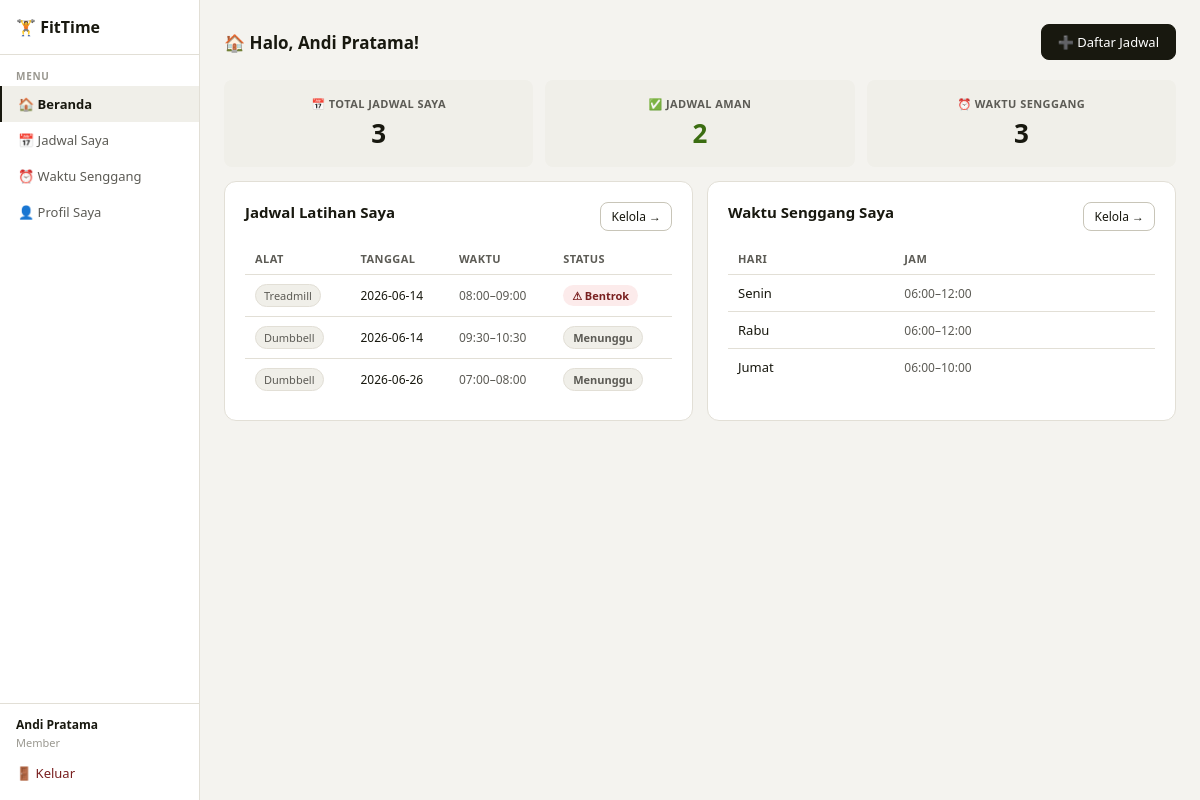
/dashboard (signed in), run on the app's committed database.
### tables this page shows
CREATE TABLE users (
            id INTEGER PRIMARY KEY AUTOINCREMENT,
            username TEXT UNIQUE NOT NULL,
            password TEXT NOT NULL,
            role TEXT NOT NULL DEFAULT 'member',  -- 'admin' or 'member'
            nama_lengkap TEXT,
            email TEXT,
            no_hp TEXT,
            tanggal_lahir TEXT,
            jenis_kelamin TEXT,
            berat_badan REAL,
            tinggi_badan REAL,
            tujuan_latihan TEXT,
            created_at TEXT DEFAULT (datetime('now','localtime'))
        );

CREATE TABLE jadwal (
            id INTEGER PRIMARY KEY AUTOINCREMENT,
            user_id INTEGER NOT NULL,
            alat_id INTEGER NOT NULL,
            tanggal TEXT NOT NULL,
            jam_mulai TEXT NOT NULL,
            jam_selesai TEXT NOT NULL,
            catatan TEXT,
            status TEXT DEFAULT 'pending',  -- pending, approved, rejected, clash
            created_at TEXT DEFAULT (datetime('now','localtime')),
            FOREIGN KEY (user_id) REFERENCES users(id),
            FOREIGN KEY (alat_id) REFERENCES alat_gym(id)
        );

CREATE TABLE alat_gym (
            id INTEGER PRIMARY KEY AUTOINCREMENT,
            nama TEXT UNIQUE NOT NULL,
            deskripsi TEXT,
            kapasitas INTEGER DEFAULT 1,
            aktif INTEGER DEFAULT 1
        );

CREATE TABLE waktu_senggang (
            id INTEGER PRIMARY KEY AUTOINCREMENT,
            user_id INTEGER NOT NULL,
            hari TEXT NOT NULL,
            jam_mulai TEXT NOT NULL,
            jam_selesai TEXT NOT NULL,
            FOREIGN KEY (user_id) REFERENCES users(id)
        );

### app.py (the view)
@app.route('/dashboard')
@login_required()
def dashboard():
    today = date.today().isoformat()
    with get_db() as db:
        if session['role']=='admin':
            total_member = db.execute("SELECT COUNT(*) FROM users WHERE role='member'").fetchone()[0]
            total_alat = db.execute("SELECT COUNT(*) FROM alat_gym WHERE aktif=1").fetchone()[0]
            jadwal_hari_ini = db.execute('''
                SELECT j.*,u.nama_lengkap as nama,a.nama as alat_nama
                FROM jadwal j JOIN users u ON j.user_id=u.id JOIN alat_gym a ON j.alat_id=a.id
                WHERE j.tanggal=? ORDER BY j.jam_mulai
            ''',(today,)).fetchall()
            clashes = detect_clashes_for_date(db, today)
            total_clash = len(clashes)
            return render_template('dashboard_admin.html',
                total_member=total_member, total_alat=total_alat,
                jadwal_hari_ini=jadwal_hari_ini, total_clash=total_clash,
                clashes=clashes, today=today)
        else:
            my_jadwal = db.execute('''
                SELECT j.*,a.nama as alat_nama
                FROM jadwal j JOIN alat_gym a ON j.alat_id=a.id
                WHERE j.user_id=? ORDER BY j.tanggal,j.jam_mulai
            ''',(session['user_id'],)).fetchall()
            clashes = detect_clashes_for_date(db, today)
            ws = db.execute('SELECT * FROM waktu_senggang WHERE user_id=? ORDER BY id',(session['user_id'],)).fetchall()
            return render_template('dashboard_member.html',
                my_jadwal=my_jadwal, clashes=clashes, ws=ws, today=today)

### app.py (called while the page is built)
def get_db():
    conn = sqlite3.connect(DB)
    conn.row_factory = sqlite3.Row
    return conn

def to_min(t):
    h,m = map(int,t.split(':'))
    return h*60+m

def detect_clashes_for_date(db, tanggal):
    rows = db.execute('''
        SELECT j.id, j.jam_mulai, j.jam_selesai, j.alat_id, u.nama_lengkap as nama
        FROM jadwal j JOIN users u ON j.user_id=u.id
        WHERE j.tanggal=? ORDER BY j.alat_id, j.jam_mulai
    ''', (tanggal,)).fetchall()
    clashes = set()
    for i in range(len(rows)):
        for k in range(i+1,len(rows)):
            a,b = rows[i],rows[k]
            if a['alat_id']!=b['alat_id']: continue
            if to_min(a['jam_mulai'])<to_min(b['jam_selesai']) and to_min(b['jam_mulai'])<to_min(a['jam_selesai']):
                clashes.add(a['id']); clashes.add(b['id'])
    return clashes

def login_required(role=None):
    from functools import wraps
    def decorator(f):
        @wraps(f)
        def wrapped(*args,**kwargs):
            if 'user_id' not in session:
                flash('Silakan login terlebih dahulu.','warning')
                return redirect(url_for('login'))
            if role and session.get('role') != role:
                flash('Akses ditolak.','danger')
                return redirect(url_for('dashboard'))
            return f(*args,**kwargs)
        return wrapped
    return decorator

### templates/dashboard_member.html (shortened to what this page needs)
{% extends 'base.html' %}
{% block content %}
<div class="page-header">
  <div class="page-title">🏠 Halo, {{ session.nama }}!</div>
  <a href="{{ url_for('jadwal_member') }}" class="btn btn-primary">➕ Daftar Jadwal</a>
</div>
<div class="grid-3" style="margin-bottom:14px">
  <div class="stat-card"><div class="stat-lbl">📅 Total Jadwal Saya</div><div class="stat-val">{{ my_jadwal|length }}</div></div>
  <div class="stat-card"><div class="stat-lbl">✅ Jadwal Aman</div><div class="stat-val" style="color:var(--green)">{{ my_jadwal|length - my_jadwal|selectattr('id','in',clashes)|list|length }}</div></div>
  <div class="stat-card"><div class="stat-lbl">⏰ Waktu Senggang</div><div class="stat-val">{{ ws|length }}</div></div>
</div>
<div class="grid-2">
  <div class="card">
    <div class="section-title" style="display:flex;justify-content:space-between">
      Jadwal Latihan Saya
      <a href="{{ url_for('jadwal_member') }}" class="btn btn-sm">Kelola →</a>
    </div>
    {% if my_jadwal %}
    <table><thead><tr><th>Alat</th><th>Tanggal</th><th>Waktu</th><th>Status</th></tr></thead><tbody>
    {% for j in my_jadwal[:6] %}
    <tr>
      <td><span class="chip">{{ j.alat_nama }}</span></td>
      <td style="font-size:12px">{{ j.tanggal }}</td>
      <td style="font-size:12px;color:var(--text2)">{{ j.jam_mulai }}–{{ j.jam_selesai }}</td>
      <td>{% if j.id in clashes %}<span class="badge b-clash">⚠ Bentrok</span>{% elif j.status=='approved' %}<span class="badge b-ok">✓ Disetujui</span>{% elif j.status=='rejected' %}<span class="badge b-clash">✗ Ditolak</span>{% else %}<span class="badge b-gray">Menunggu</span>{% endif %}</td>
    </tr>
    {% endfor %}
    </tbody></table>
    {% else %}
    <div class="empty">Belum ada jadwal. <a href="{{ url_for('jadwal_member') }}">Daftar sekarang →</a></div>
    {% endif %}
  </div>
  <div class="card">
    <div class="section-title" style="display:flex;justify-content:space-between">
      Waktu Senggang Saya
      <a href="{{ url_for('waktu_senggang') }}" class="btn btn-sm">Kelola →</a>
    </div>
    {% if ws %}
    <table><thead><tr><th>Hari</th><th>Jam</th></tr></thead><tbody>
    {% for w in ws %}
    <tr>
      <td>{{ w.hari }}</td>
      <td style="font-size:12px;color:var(--text2)">{{ w.jam_mulai }}–{{ w.jam_selesai }}</td>
    </tr>
    {% endfor %}
    </tbody></table>
    {% else %}
    <div class="empty">Belum ada waktu senggang. <a href="{{ url_for('waktu_senggang') }}">Tambah →</a></div>
    {% endif %}
  </div>
</div>
{% endblock %}

### templates/base.html (shortened to what this page needs)
<!DOCTYPE html>
<html lang="id">
<head>
</head>
<body>
{% if session.get('user_id') %}
<div class="app-wrap">
  <div class="sidebar">
    <div class="sb-logo">🏋️ FitTime</div>
    {% if session.get('role')=='admin' %}
    <div class="sb-section">Admin</div>
    <a class="sb-item {% if request.endpoint=='dashboard' %}active{% endif %}" href="{{ url_for('dashboard') }}">📊 Dashboard</a>
    <a class="sb-item {% if request.endpoint=='admin_jadwal' %}active{% endif %}" href="{{ url_for('admin_jadwal') }}">📅 Semua Jadwal</a>
    <div class="sb-section">Manajemen</div>
    <a class="sb-item {% if request.endpoint=='admin_member' %}active{% endif %}" href="{{ url_for('admin_member') }}">👥 Data Member</a>
    <a class="sb-item {% if request.endpoint=='admin_alat' %}active{% endif %}" href="{{ url_for('admin_alat') }}">🏋️ Alat Gym</a>
    <div class="sb-section">Analisis</div>
    <a class="sb-item {% if request.endpoint=='admin_statistik' %}active{% endif %}" href="{{ url_for('admin_statistik') }}">📈 Statistik</a>
    {% else %}
    <div class="sb-section">Menu</div>
    <a class="sb-item {% if request.endpoint=='dashboard' %}active{% endif %}" href="{{ url_for('dashboard') }}">🏠 Beranda</a>
    <a class="sb-item {% if request.endpoint=='jadwal_member' %}active{% endif %}" href="{{ url_for('jadwal_member') }}">📅 Jadwal Saya</a>
    <a class="sb-item {% if request.endpoint=='waktu_senggang' %}active{% endif %}" href="{{ url_for('waktu_senggang') }}">⏰ Waktu Senggang</a>
    <a class="sb-item {% if request.endpoint=='profil' %}active{% endif %}" href="{{ url_for('profil') }}">👤 Profil Saya</a>
    {% endif %}
    <div style="flex:1"></div>
    <div style="padding:.75rem 1rem;border-top:1px solid var(--border)">
      <div style="font-size:12px;font-weight:700;margin-bottom:2px">{{ session.nama }}</div>
      <div style="font-size:11px;color:var(--text3);margin-bottom:8px">{{ session.role|capitalize }}</div>
      <a href="{{ url_for('logout') }}" class="sb-item danger" style="padding:6px 0;border-left:none">🚪 Keluar</a>
    </div>
  </div>
  <div class="main">
    {% block content %}{% endblock %}
  </div>
</div>
{% else %}
{% block auth_content %}{% endblock %}
{% endif %}
</body>
</html>

### templates/base.html (style rules this page uses)
:root { --bg:#f4f3ef;--surface:#fff;--surface2:#f0efe9;--border:#e2dfd6;--border2:#c8c5b8; --text:#18180f;--text2:#5c5b55;--text3:#9a9890; --blue:#185FA5;--blue-bg:#e6f1fb;--blue-t:#0c447c; --green:#3B6D11;--green-bg:#eaf3de;--green-t:#27500a; --red:#A32D2D;--red-bg:#fcebeb;--red-t:#791f1f; --amber:#854F0B;--amber-bg:#faeeda;--amber-t:#633806; --r:8px;--rl:12px; }
* { box-sizing:border-box;margin:0;padding:0 }
body { font-family:'Segoe UI',system-ui,sans-serif;background:var(--bg);color:var(--text);font-size:14px;min-height:100vh }
a { color:var(--blue);text-decoration:none }
button,.btn { cursor:pointer;border-radius:var(--r);border:1px solid var(--border2);background:var(--surface);color:var(--text);padding:8px 16px;display:inline-flex;align-items:center;gap:6px;font-weight:500;font-size:13px;transition:all .15s;text-decoration:none }
.btn-primary { background:var(--text);color:var(--surface);border-color:var(--text) }
.btn-sm { padding:5px 10px;font-size:12px }
.card { background:var(--surface);border:1px solid var(--border);border-radius:var(--rl);padding:1.25rem }
.badge { display:inline-flex;align-items:center;gap:3px;padding:3px 9px;border-radius:99px;font-size:11px;font-weight:600 }
.b-clash { background:var(--red-bg);color:var(--red-t) }
.b-gray { background:var(--surface2);color:var(--text2);border:1px solid var(--border) }
table { width:100%;border-collapse:collapse;font-size:13px }
th { text-align:left;padding:8px 10px;font-size:11px;font-weight:700;color:var(--text2);border-bottom:1px solid var(--border);text-transform:uppercase;letter-spacing:.04em }
td { padding:9px 10px;border-bottom:1px solid var(--border);vertical-align:middle }
tr:last-child td { border-bottom:none }
.grid-2 { display:grid;grid-template-columns:1fr 1fr;gap:14px }
.grid-3 { display:grid;grid-template-columns:repeat(3,1fr);gap:12px }
.stat-card { background:var(--surface2);border-radius:var(--r);padding:1rem;text-align:center }
.stat-lbl { font-size:11px;color:var(--text2);margin-bottom:4px;font-weight:700;text-transform:uppercase;letter-spacing:.04em }
.stat-val { font-size:26px;font-weight:700 }
.section-title { font-size:15px;font-weight:700;color:var(--text);margin-bottom:12px }
.chip { display:inline-flex;align-items:center;padding:3px 8px;border-radius:99px;font-size:11px;background:var(--surface2);color:var(--text2);border:1px solid var(--border);gap:4px }
.app-wrap { display:grid;grid-template-columns:200px 1fr;min-height:100vh }
.sidebar { background:var(--surface);border-right:1px solid var(--border);display:flex;flex-direction:column;position:sticky;top:0;height:100vh;overflow-y:auto }
.sb-logo { padding:1rem;font-size:16px;font-weight:800;display:flex;align-items:center;gap:8px;border-bottom:1px solid var(--border) }
.sb-section { padding:8px 1rem 3px;font-size:10px;font-weight:800;color:var(--text3);text-transform:uppercase;letter-spacing:.07em;margin-top:6px }
.sb-item { display:flex;align-items:center;gap:9px;padding:9px 1rem;font-size:13px;color:var(--text2);cursor:pointer;border-left:2px solid transparent;transition:all .12s;text-decoration:none }
.sb-item.active { color:var(--text);font-weight:700;border-left:2px solid var(--text);background:var(--surface2) }
.sb-item.danger { color:var(--red-t) }
.main { padding:1.5rem;overflow-y:auto;background:var(--bg) }
.page-header { display:flex;align-items:center;justify-content:space-between;margin-bottom:1.25rem;flex-wrap:wrap;gap:8px }
.page-title { font-size:17px;font-weight:800;color:var(--text);display:flex;align-items:center;gap:8px }

### data on the page
users: nama "Andi Pratama"
jadwal: alat_nama "Treadmill", tanggal "2026-06-14", jam_mulai "08:00", jam_selesai "09:00", shows "⚠ Bentrok"
jadwal: alat_nama "Dumbbell", tanggal "2026-06-14", jam_mulai "09:30", jam_selesai "10:30", status "Menunggu"
jadwal: alat_nama "Dumbbell", tanggal "2026-06-26", jam_mulai "07:00", jam_selesai "08:00", status "Menunggu"
waktu_senggang: hari "Senin", jam_mulai "06:00", jam_selesai "12:00"
waktu_senggang: hari "Rabu", jam_mulai "06:00", jam_selesai "12:00"
waktu_senggang: hari "Jumat", jam_mulai "06:00", jam_selesai "10:00"

### other printed values
{{ session.role|capitalize }} "Member"
{{ my_jadwal|length }} "3"
{{ my_jadwal|length - my_jadwal|selectattr('id','in',clashes)|list|length }} "2"
{{ ws|length }} "3"
